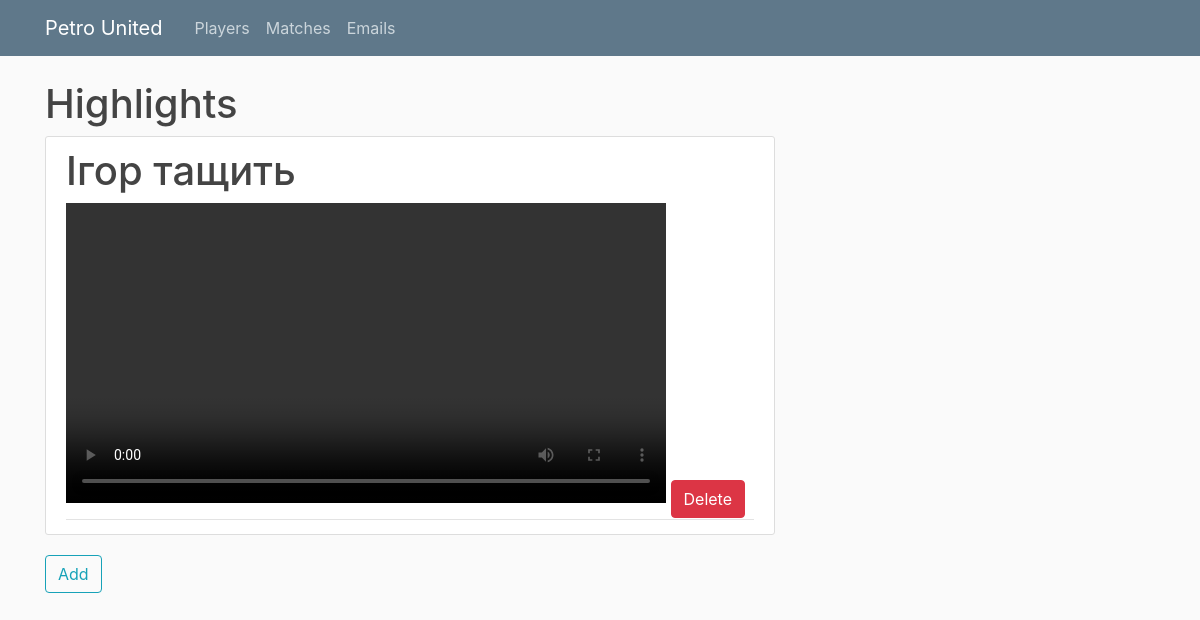
The page /match/highlights/1 on the database as committed earlier.
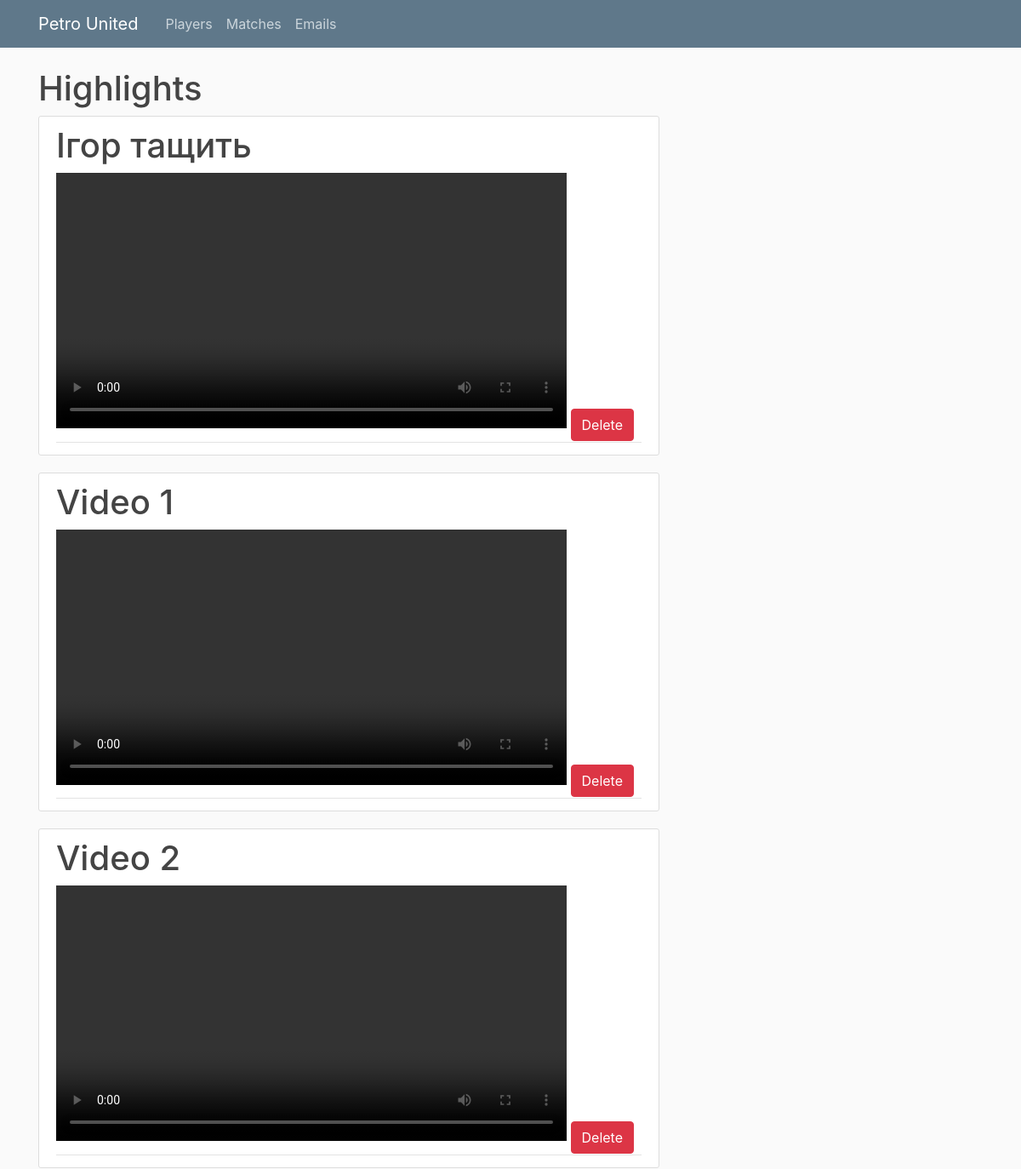
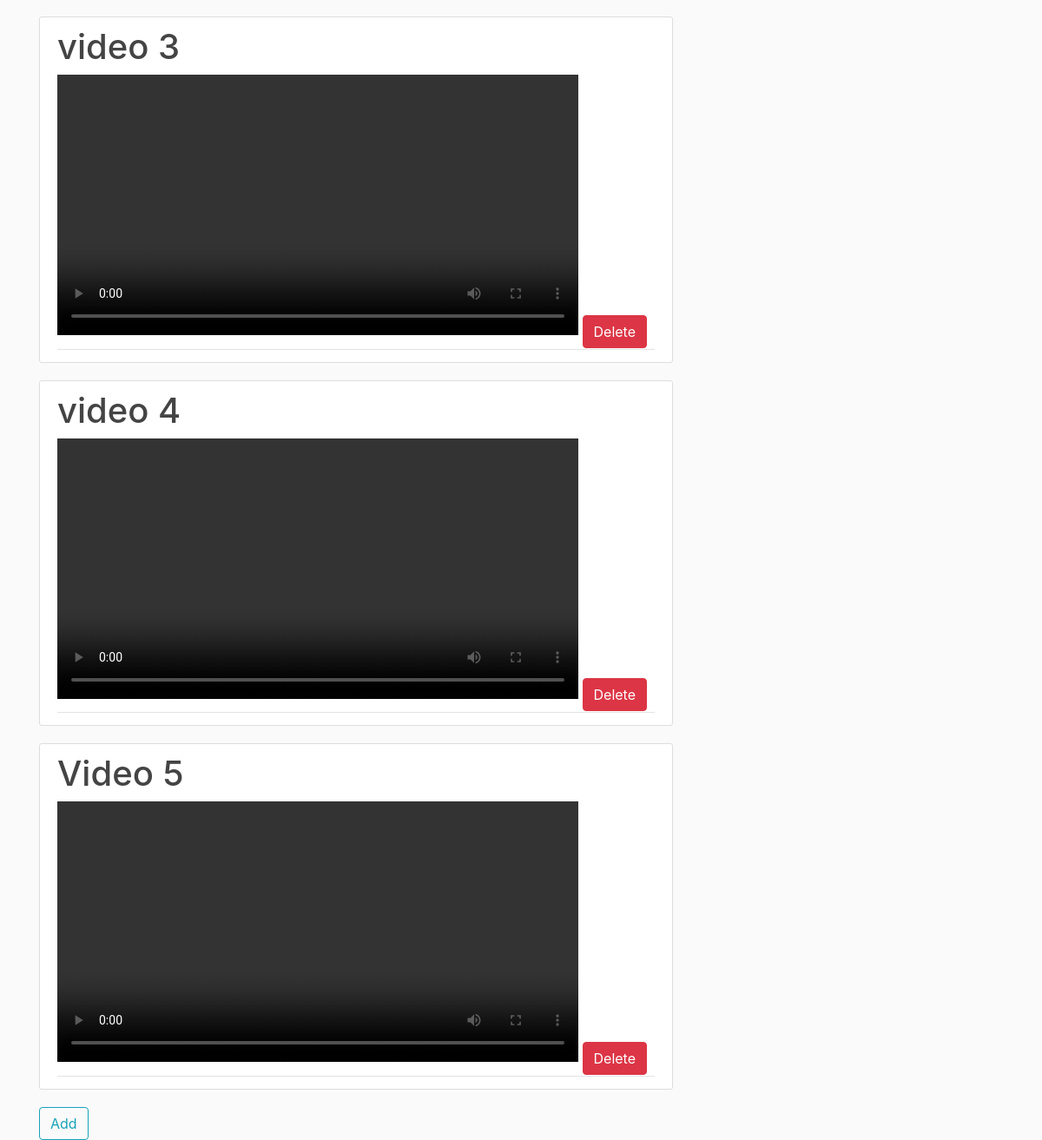
The same page on the database as committed later (2 pictures, top to bottom).
### main/models.py (models this page shows)
class Highlight(Base):
    __tablename__ = "highlight"
    highlight_id = Column(Integer, primary_key=True, unique=True, nullable=False)
    video = Column(String, nullable=False)
    title = Column(String, nullable=False)
    match_id = Column(Integer, ForeignKey('match.match_id'), nullable=False)
    match = relationship("Match", back_populates="highlights")

### main/routes.py (the view)
@app.route("/match/highlights/<int:match_id>", methods = ["POST", "GET"])
def match_highlights_page(match_id):
    session = Session()
    highlights = session.query(Highlight).filter_by(match_id = match_id).all()
    return render_template("highlights.html", highlights = highlights, match_id = match_id, legend = "Highlights")

### main/templates/highlights.html (shortened to what this page needs)
{% extends "layout.html" %}
{% block content %}
<h1>Highlights</h1>
    {% for highlight in highlights %}
    <article class="media content-section">
    <div class="media-body">
        <div class="article-metadata">
            <h2 class="account-heading">{{ highlight.title }}</h2>
            <video width="600" controls>
                <source src="{{url_for('static', filename = 'highlights/' + highlight.video)}}" type="video/mp4">
            </video>
            <a href="{{ url_for("highlight_delete", highlight_id = highlight.highlight_id)}}" class="btn btn-danger">Delete</a>
        </div>
    </div>
    </article>
    {% endfor %}
    <a href="{{ url_for("highlight_add", match_id = match_id)}}" class="btn btn-outline-info">Add</a>
{% endblock content %}

Rows that differ between the two databases and show on the page:
added Highlight: title "Video 1"
added Highlight: title "Video 2"
added Highlight: title "video 3"
added Highlight: title "video 4"
added Highlight: title "Video 5"
